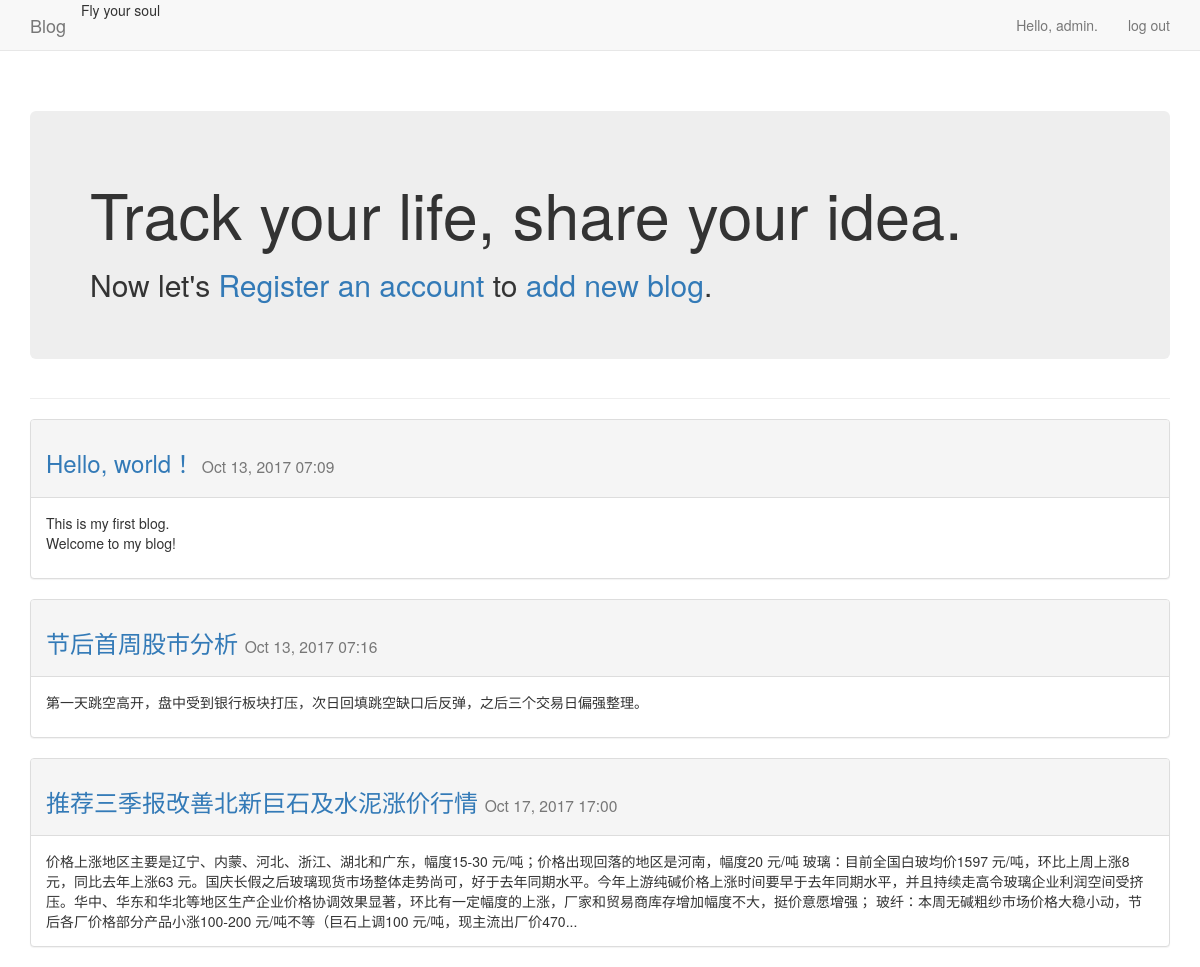
The app's page / (signed in) with its own data.
### blogs/models.py (models this page shows)
class BlogPost(models.Model):
    title = models.CharField(max_length=200)
    text = models.TextField()
    date_added = models.DateTimeField(default=timezone.now)
    owner = models.ForeignKey(User)
    def __str__(self):
        return self.title

### blogs/views.py (the view)
# urls.py: url(r'^$', views.index, name='index'),
def index(request):
    blogposts = BlogPost.objects.order_by('date_added')
    context = {'blogposts': blogposts}
    return render(request, 'blogs/index.html', context)

### blogs/templates/blogs/index.html
{% extends "blogs/base.html" %}
{% block header %}
  <div class="jumbotron">
    <h1>Track your life, share your idea.</h1>
    <h2>Now let's <a href="{% url "users:register" %}">Register an account</a> to <a href="{% url 'blogs:new_blog' %}">add new blog</a>.</h2>
  </div>
{% endblock header %}
{% block content %}
  	{% for blogpost in blogposts %}
    <div class="panel panel-default">
      <div class="panel-heading">
      <h3>
        <a href="{% url 'blogs:blogpost' blogpost.id %}">{{ blogpost }}</a>
        <small>
          {{ blogpost.date_added|date:'M d, Y H:i' }}
        </small>
      </h3>
    </div>
    <div class="panel-body">
      {%if blogpost.text|length >= 300 %}
        {{blogpost.text|slice:"300"}}...
      {%else%}
        {{blogpost.text|linebreaks}}
      {%endif%}
    </div>
  </div>
  	{% empty %}
      <h3>
  	  No blogpost have been added yet.
      </h3>
  	{% endfor %}
{% endblock content %}

### blogs/templates/blogs/base.html (shortened to what this page needs)
{% load bootstrap3 %}
<!DOCTYPE html>
<html lang="en">
<head>
  {% bootstrap_css %}
</head>
<body>
  <nav class="navbar navbar-default navbar-static-top">
  	<div class="container">
  	  <div class="navbar-header">
  	    <a class="navbar-brand" href="{% url 'blogs:index' %}">
  	    	Blog</a>
  	  </div>
  	  <div id="navbar" class="navbar-collapse collapse">
  	    <ul class="nav navbar-nav">
  	  	  <li>Fly your soul</li>
  	    </ul>
  	    <ul class="nav navbar-nav navbar-right">
  	  	  {% if user.is_authenticated %}
  	  	    <li><a>Hello, {{ user.username }}.</a></li>
  	  	    <li><a href="{% url 'users:logout' %}">log out</a></li>
		  {% else %}
		    <li><a href="{% url 'users:register' %}">register</a></li>
		    <li><a href="{% url 'users:login' %}">log in</a></li>
		  {% endif %}
  	    </ul>
  	  </div>
  	</div>
  </nav>
  <div class="container">
  	<div class="page-header">
  		{% block header %}{% endblock header %}
  	</div>
  	<div>
  		{% block content %}{% endblock content %}
  	</div>
  </div>
</body>
</html>

### records on screen
BlogPost: title "Hello, world！", date_added "Oct 13, 2017 07:09", text "This is my first blog. Welcome to my blog!"
BlogPost: title "节后首周股市分析", date_added "Oct 13, 2017 07:16", text "第一天跳空高开，盘中受到银行板块打压，次日回填跳空缺口后反弹，之后三个交易日偏强整理。"
BlogPost: title "推荐三季报改善北新巨石及水泥涨价行情", date_added "Oct 17, 2017 17:00", text "价格上涨地区主要是辽宁、内蒙、河北、浙江、湖北和广东，幅度15-30 元/吨；价格出现回落的地区是河南，幅度20 元/吨 玻璃：目前全国白玻均价1597 元/吨，环比上周上涨8 元，同比去年上涨63 元。国庆长假之后玻璃现货市场整体走势尚可，好于去年同期水平。今年上游纯碱价格上涨时间要早于去年同期水平，并且持续走高令玻璃企业利润空间受挤压。华中、华东和华北等地区生产企业价格协调效果显著，环比有一定幅度的上涨，厂家和贸易商库存增加幅度不大，挺价意愿增强； 玻纤：本周无碱粗纱市场价格大稳小动，节后各厂价格部分产品小涨100-200 元/吨不等（巨石上调100 元/吨，现主流出厂价470"

### other values on screen
{{ user.username }} "admin"
